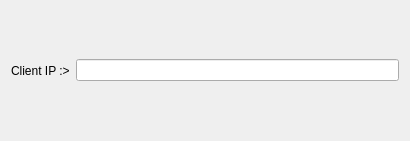
<?xml version="1.0" encoding="UTF-8"?>
<ui version="4.0">
 <class>HardiskChecker</class>
 <widget class="QWidget" name="HardiskChecker">
  <property name="geometry">
   <rect>
    <x>0</x>
    <y>0</y>
    <width>410</width>
    <height>141</height>
   </rect>
  </property>
  <property name="windowTitle">
   <string>Form</string>
  </property>
  <layout class="QHBoxLayout" name="horizontalLayout">
   <item>
    <widget class="QLabel" name="HardiskCheckLabel">
     <property name="text">
      <string>Client IP :&gt;</string>
     </property>
    </widget>
   </item>
   <item>
    <widget class="QLineEdit" name="HardiskCheckEdit"/>
   </item>
  </layout>
 </widget>
 <resources/>
 <connections/>
</ui>
